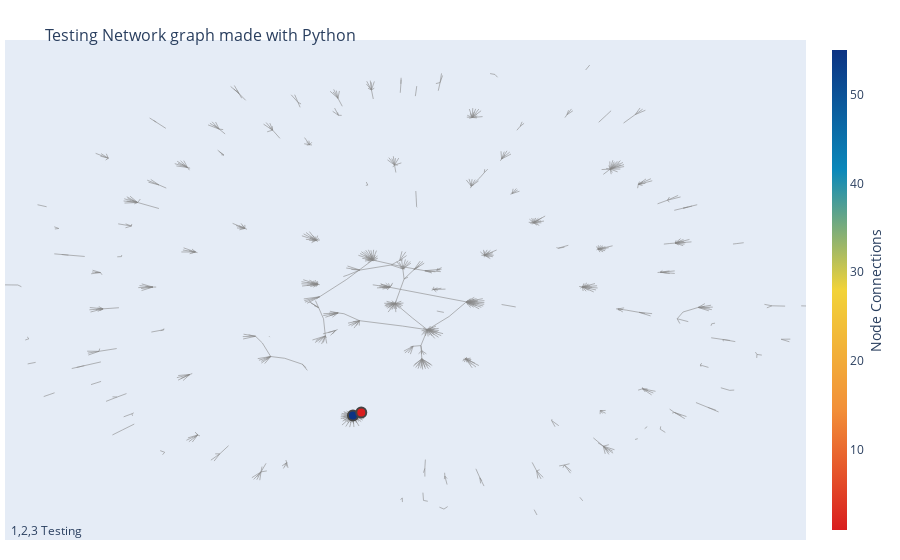

Write notebook code for a chart like this one.
### Code cell
### Create Network Graph:

fig = go.Figure(data=[edge_trace, node_trace],
             layout=go.Layout(
                title='<br>Testing Network graph made with Python',
                titlefont_size=16,
                showlegend=False,
                hovermode='closest',
                margin=dict(b=20,l=5,r=5,t=40),
                annotations=[ dict(
                    text="1,2,3 Testing",
                    showarrow=False,
                    xref="paper", yref="paper",
                    x=0.005, y=-0.002 ) ],
                xaxis=dict(showgrid=False, zeroline=False, showticklabels=False),
                yaxis=dict(showgrid=False, zeroline=False, showticklabels=False))
                )
fig.show()

### Figure 1 — Plotly figure (JSON) as saved in the notebook; plotly's stock layout.template omitted (floating-point values rounded to 4 significant figures; data arrays with more than 128 entries replaced by an {"elided": "..."} marker saying what was removed)
{"data": [{"hoverinfo": "none", "line": {"color": "#888", "width": 0.6}, "mode": "lines", "type": "scatter", "x": {"elided": "2751 float values"}, "y": {"elided": "2751 float values"}}, {"hoverinfo": "text", "marker": {"color": {"elided": "1029 int values"}, "colorbar": {"thickness": 15, "title": {"side": "right", "text": "Node Connections"}, "xanchor": "left"}, "colorscale": [[0, "rgb(12,51,131)"], [0.25, "rgb(10,136,186)"], [0.5, "rgb(242,211,56)"], [0.75, "rgb(242,143,56)"], [1, "rgb(217,30,30)"]], "line": {"width": 2}, "reversescale": true, "showscale": true, "size": 10}, "mode": "markers", "text": {"elided": "1029 str values"}, "type": "scatter", "x": [-0.1346, -0.1138], "y": [-0.5366, -0.5244]}], "layout": {"annotations": [{"showarrow": false, "text": "1,2,3 Testing", "x": 0.005, "xref": "paper", "y": -0.002, "yref": "paper"}], "hovermode": "closest", "margin": {"b": 20, "l": 5, "r": 5, "t": 40}, "showlegend": false, "title": {"font": {"size": 16}, "text": "<br>Testing Network graph made with Python"}, "xaxis": {"showgrid": false, "showticklabels": false, "zeroline": false}, "yaxis": {"showgrid": false, "showticklabels": false, "zeroline": false}}}
